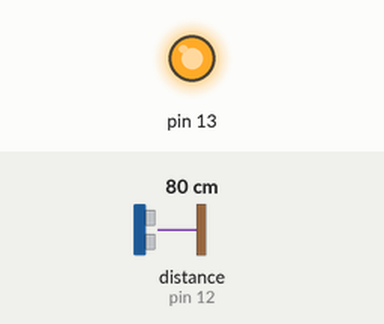
Simulated run of this sketch. Board: Arduino Uno, built with avr-gcc and run on an emulated ATmega328P. Shown: output pins drawn as LEDs (lit = HIGH). Wiring (inferred from the names in the program): ultrasonic range finder: trigger pin 12; echo pin 12. The test bench sets the inputs (shaded band); at power-on: distance to the obstacle (sensor on pin 12) 80 cm. The echo pulse lasts 58.3 µs per cm; what the sketch prints to the serial monitor is not drawn.

Above: at 0.1 s.
Timing chart, 0 to 1.6 s (numbered marks = the images above):
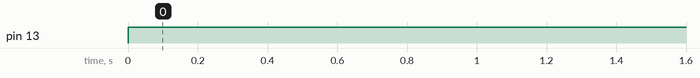

The sketch:

ultrasound.ino
```cpp
const int pingPin = 12;

void setup() {
  // initialize serial communication:
  Serial.begin(9600);
  pinMode(13,OUTPUT);
}

void loop() {
 digitalWrite(13,HIGH);
  long duration, inches, cm;
  pinMode(pingPin, OUTPUT);
  digitalWrite(pingPin,LOW);
  delay(2);
  digitalWrite(pingPin, HIGH);
  delayMicroseconds(10);
  digitalWrite(pingPin, LOW);

  pinMode(pingPin, INPUT);
  duration = pulseIn(pingPin, HIGH);
  cm = microsecondsToCentimeters(duration);

  Serial.println(cm);

/*if(cm<240)
{
  digitalWrite(13,HIGH);
}

else
{
  digitalWrite(13,LOW);
}*/


}

long microsecondsToCentimeters(long microseconds) {
  return microseconds / 29 / 2;
}
```

Measured:
- by itself, pin 13: LOW → HIGH at 0.00 s
